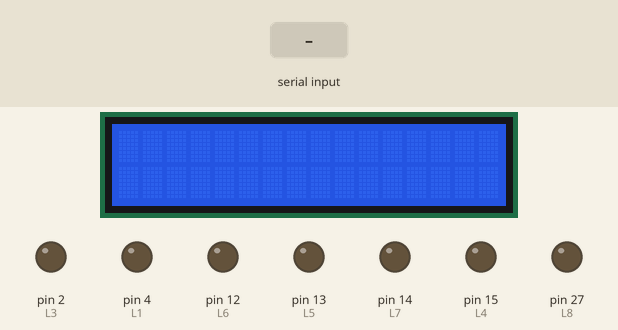
This sketch was run on a simulated Arduino Mega 2560, built with avr-gcc and run on an emulated ATmega2560. On the bench: 16×2 character LCD, output pins drawn as LEDs (lit = HIGH). The inputs (shaded band) are chosen by the test bench. Pins used as bus, display or sensor lines are not drawn; what the sketch prints to the serial monitor is not drawn.

Above: at 1.2 s.
1.3 s: "2" received over Serial
At 2.5 s:
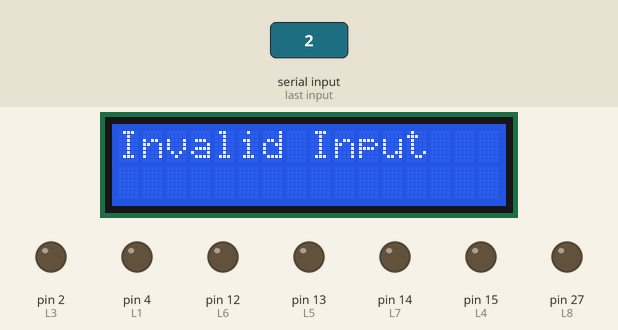
3.2 s: "1" received over Serial
At 3.6 s:
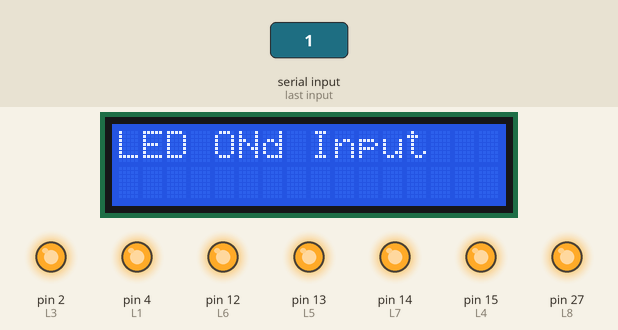
4.7 s: "0" received over Serial
At 5.9 s:
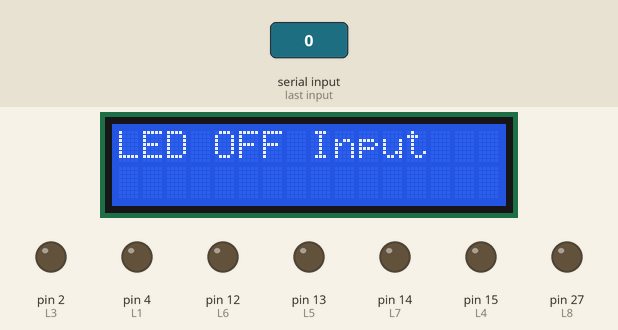
6.2 s: "1" received over Serial
At 7.1 s:
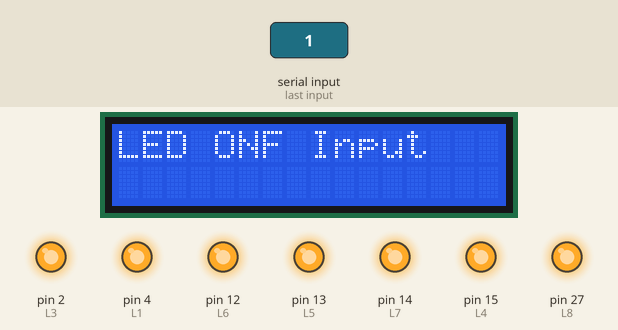
Timing chart, 0 to 8.7 s (numbered marks = the images above; inputs shaded):
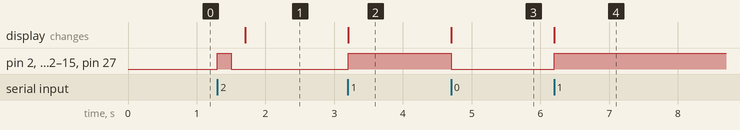

The sketch:

LED_Control_PC.ino
```cpp
#include<LiquidCrystal.h>
LiquidCrystal lcd(16,17,19,21,22,23);                 // Set all Port P2 pins as output
//const int L1=16, L2=17, L3=5, L4=18, L5=19, L6=21, L7=22, L8=23;
const int L1=4, L2=0, L3=2, L4=15, L5=13, L6=12, L7=14, L8=27;
void setup() {
  Serial.begin(9600);
  lcd.begin(16,2);
  pinMode(L1, OUTPUT); // Set all Port P3 pins as output
  pinMode(L2, OUTPUT);
  pinMode(L3, OUTPUT);
  pinMode(L4, OUTPUT);
  pinMode(L5, OUTPUT);
  pinMode(L6, OUTPUT);
  pinMode(L7, OUTPUT);
  pinMode(L8, OUTPUT);
}

char input = 0;

void loop() {
  if (Serial.available() > 0) {    // is a character available?
    input = Serial.read();       // get the character

    // check if a number was received
    if (input == '1') {
      digitalWrite(L1, HIGH);
      digitalWrite(L2, HIGH);
      digitalWrite(L3, HIGH);
      digitalWrite(L4, HIGH);
      digitalWrite(L5, HIGH);
      digitalWrite(L6, HIGH);
      digitalWrite(L7, HIGH);
      digitalWrite(L8, HIGH);
      Serial.println("LED ON");
      lcd.setCursor(0,0);
      lcd.print("LED ON");
    }
    else if (input == '0') {        // when we press any no and enter (defaults \n comes).
      digitalWrite(L1, LOW);
      digitalWrite(L2, LOW);
      digitalWrite(L3, LOW);
      digitalWrite(L4, LOW);
      digitalWrite(L5, LOW);
      digitalWrite(L6, LOW);
      digitalWrite(L7, LOW);
      digitalWrite(L8, LOW);
      Serial.println("LED OFF");
      lcd.setCursor(0,0);
      lcd.print("LED OFF");
    }
    else if ((input > '0') && (input < '9')) {
      lcd.setCursor(0,0);

      digitalWrite(L1, HIGH);
      digitalWrite(L2, HIGH);
      digitalWrite(L3, HIGH);
      digitalWrite(L4, HIGH);
      digitalWrite(L5, HIGH);
      digitalWrite(L6, HIGH);
      digitalWrite(L7, HIGH);
      digitalWrite(L8, HIGH);
      delay(200);

      digitalWrite(L1, LOW);
      digitalWrite(L2, LOW);
      digitalWrite(L3, LOW);
      digitalWrite(L4, LOW);
      digitalWrite(L5, LOW);
      digitalWrite(L6, LOW);
      digitalWrite(L7, LOW);
      digitalWrite(L8, LOW);
      delay(200);

      Serial.println("Invalid Input");
      lcd.println("Invalid Input");

    }
  }
}
```

Measured:
- after the input at 1.3 s, pin 2 (L3), pin 4 (L1), pin 12 (L6), pin 13 (L5), pin 14 (L7), pin 15 (L4), pin 27 (L8): LOW → HIGH at once, → LOW 0.20 s later; the display: changes after 0.40 s (image 1)
- after the input at 3.2 s, pin 2 (L3), pin 4 (L1), pin 12 (L6), pin 13 (L5), pin 14 (L7), pin 15 (L4), pin 27 (L8): LOW → HIGH at once; the display: changes at once (image 2)
- after the input at 4.7 s, pin 2 (L3), pin 4 (L1), pin 12 (L6), pin 13 (L5), pin 14 (L7), pin 15 (L4), pin 27 (L8): HIGH → LOW at once; the display: changes at once (image 3)
- after the input at 6.2 s, pin 2 (L3), pin 4 (L1), pin 12 (L6), pin 13 (L5), pin 14 (L7), pin 15 (L4), pin 27 (L8): LOW → HIGH at once; the display: changes at once (image 4)
